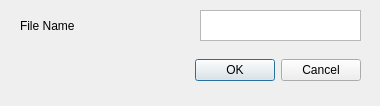
<?xml version="1.0" encoding="UTF-8"?>
<ui version="4.0">
 <class>getStringDialog</class>
 <widget class="QDialog" name="getStringDialog">
  <property name="geometry">
   <rect>
    <x>0</x>
    <y>0</y>
    <width>380</width>
    <height>106</height>
   </rect>
  </property>
  <property name="windowTitle">
   <string>Dialog</string>
  </property>
  <widget class="QDialogButtonBox" name="buttonBox">
   <property name="geometry">
    <rect>
     <x>140</x>
     <y>50</y>
     <width>221</width>
     <height>41</height>
    </rect>
   </property>
   <property name="orientation">
    <enum>Qt::Horizontal</enum>
   </property>
   <property name="standardButtons">
    <set>QDialogButtonBox::Cancel|QDialogButtonBox::Ok</set>
   </property>
  </widget>
  <widget class="QPlainTextEdit" name="textValueBox">
   <property name="geometry">
    <rect>
     <x>200</x>
     <y>10</y>
     <width>161</width>
     <height>31</height>
    </rect>
   </property>
  </widget>
  <widget class="QLabel" name="boxLabel">
   <property name="geometry">
    <rect>
     <x>20</x>
     <y>10</y>
     <width>171</width>
     <height>31</height>
    </rect>
   </property>
   <property name="text">
    <string>File Name</string>
   </property>
  </widget>
 </widget>
 <resources/>
 <connections>
  <connection>
   <sender>buttonBox</sender>
   <signal>accepted()</signal>
   <receiver>getStringDialog</receiver>
   <slot>accept()</slot>
   <hints>
    <hint type="sourcelabel">
     <x>248</x>
     <y>254</y>
    </hint>
    <hint type="destinationlabel">
     <x>157</x>
     <y>274</y>
    </hint>
   </hints>
  </connection>
  <connection>
   <sender>buttonBox</sender>
   <signal>rejected()</signal>
   <receiver>getStringDialog</receiver>
   <slot>reject()</slot>
   <hints>
    <hint type="sourcelabel">
     <x>316</x>
     <y>260</y>
    </hint>
    <hint type="destinationlabel">
     <x>286</x>
     <y>274</y>
    </hint>
   </hints>
  </connection>
 </connections>
</ui>
